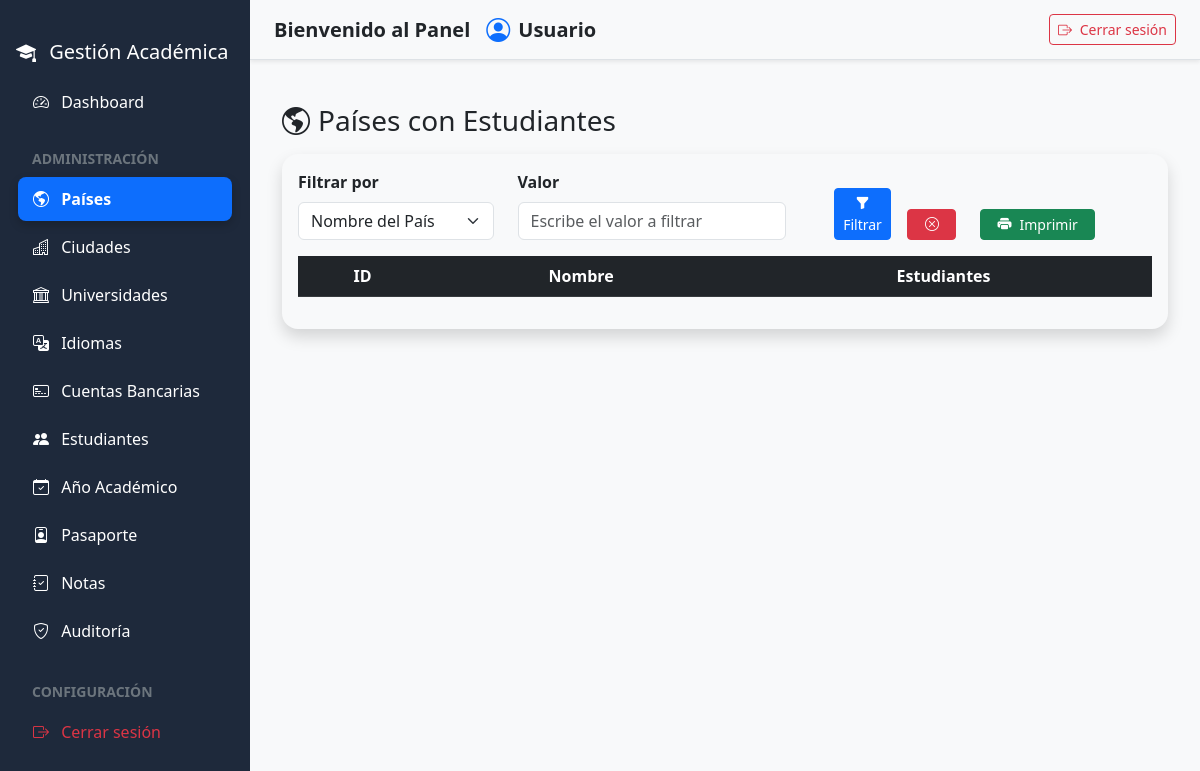
Before: /admin/pais.php with the older database file.
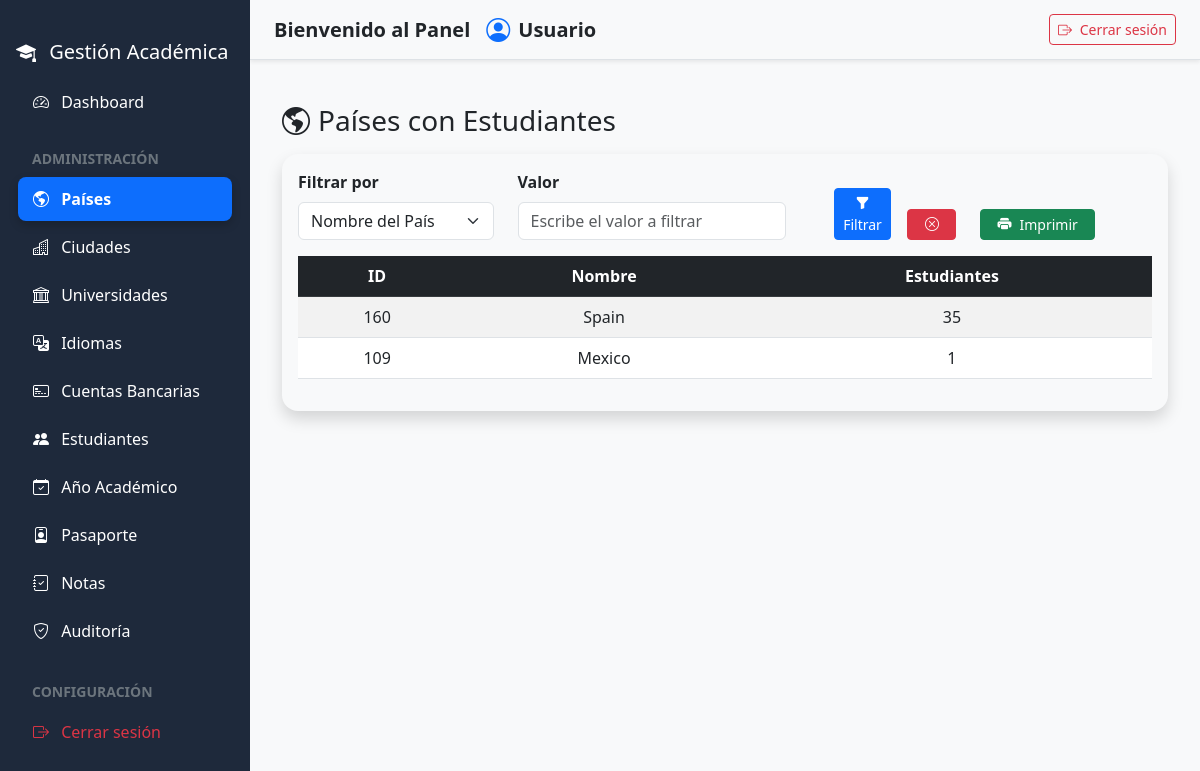
After: the same page with the newer database file.
### tables this page shows
CREATE TABLE `paises` (
  `id` int(11) NOT NULL,
  `nombre` varchar(50) NOT NULL
);

### admin/pais.php (the view, shortened to what this page needs)
<?php
include_once("../componentes/header.php");
include_once("../componentes/sidebar.php");
try {
    $stmt = $pdo->prepare("SELECT p.id, p.nombre, COUNT(e.id) as estudiantes
                           FROM paises p
                           LEFT JOIN estudiantes e ON p.id = e.pais_id
                           GROUP BY p.id
                           HAVING estudiantes > 0
                           ORDER BY p.id DESC
                           ");
    $stmt->execute();
    $paises = $stmt->fetchAll(PDO::FETCH_ASSOC);
} catch (PDOException $e) {
    die("Error: " . $e->getMessage());
}
?>
<main class="content" id="mainContent">
    <div class="container mt-4">
        <h3><i class="bi bi-globe-americas me-2"></i>Países con Estudiantes</h3>
        <div class="card shadow rounded-4 mt-3">
            <div class="card-body">
                <div class="row mb-3 align-items-end">
                    <div class="col-md-3">
                        <label class="form-label fw-bold">Filtrar por</label>
                        <select id="tipoFiltro" class="form-select" onchange="controlFiltroUI()">
                            <option value="nombre" selected>Nombre del País</option>
                        </select>
                    </div>
                    <div class="col-md-4 me-4">
                        <label class="form-label fw-bold">Valor</label>
                        <input type="text" id="valorFiltro" class="form-control"
                            placeholder="Escribe el valor a filtrar">
                    </div>
                    <div class="col-md-1 d-grid">
                        <button class="btn btn-primary btn-sm" onclick="aplicarFiltro()">
                            <i class="bi bi-funnel-fill"></i> Filtrar
                        </button>
                    </div>
                    <div class="col-md-1 d-grid">
                        <button class="btn btn-danger btn-sm" onclick="limpiarFiltros()">
                            <i class="bi bi-x-circle"></i>
                        </button>
                    </div>
                    <div class="col-md-1 d-grid">
                        <button class="btn btn-success d-flex btn-sm px-3" onclick="imprimirFiltrado()">
                            <i class="bi bi-printer-fill me-2"></i> Imprimir
                        </button>
                    </div>
                </div>
                <div class="table-responsive">
                  <table class="table table-striped table-hover align-middle text-center" id="tablaRecepcion">
                        <thead class="table-dark">
                            <tr>
                                <th>ID</th>
                                <th>Nombre</th>
                                <th>Estudiantes</th>
                            </tr>
                        </thead>
                        <tbody id="contenidoTabla">
                                <?php foreach ($paises as $pais): ?>
                                    <tr class="fila-datos">
                                        <td><?= htmlspecialchars($pais['id']) ?></td>
                                        <td ><?= htmlspecialchars($pais['nombre']) ?></td>
                                        <td><?= htmlspecialchars($pais['estudiantes']) ?></td>
                                    </tr>
                                <?php endforeach; ?>
                        </tbody>
                    </table>
                </div>
            </div>
        </div>
    </div>
</main>
<?php include_once("../componentes/footer.php"); ?>

Changed rows visible on the page:
added paises: id "160", nombre "Spain", estudiantes "35"
added paises: id "109", nombre "Mexico", estudiantes "1"
